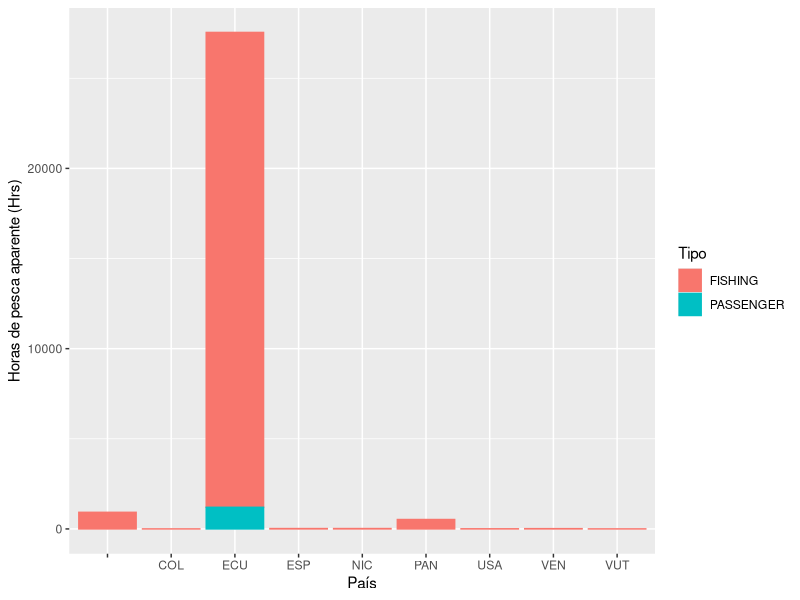
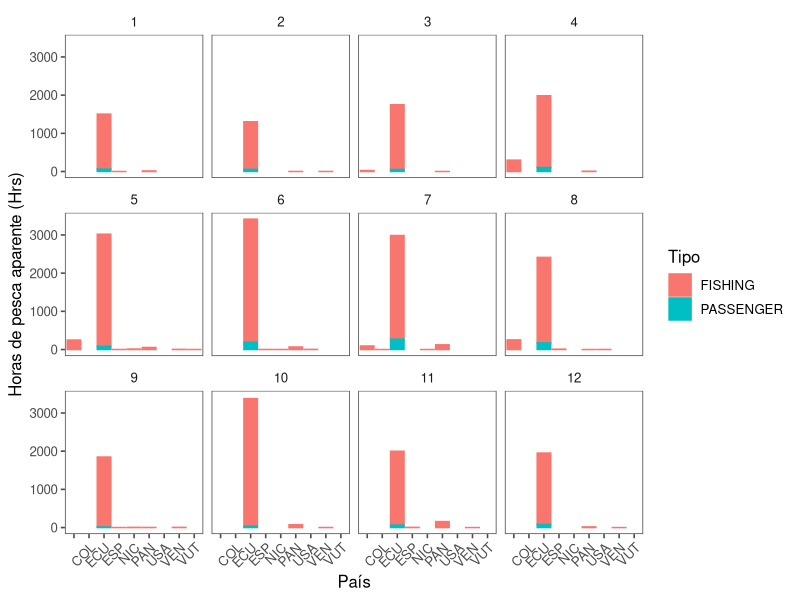
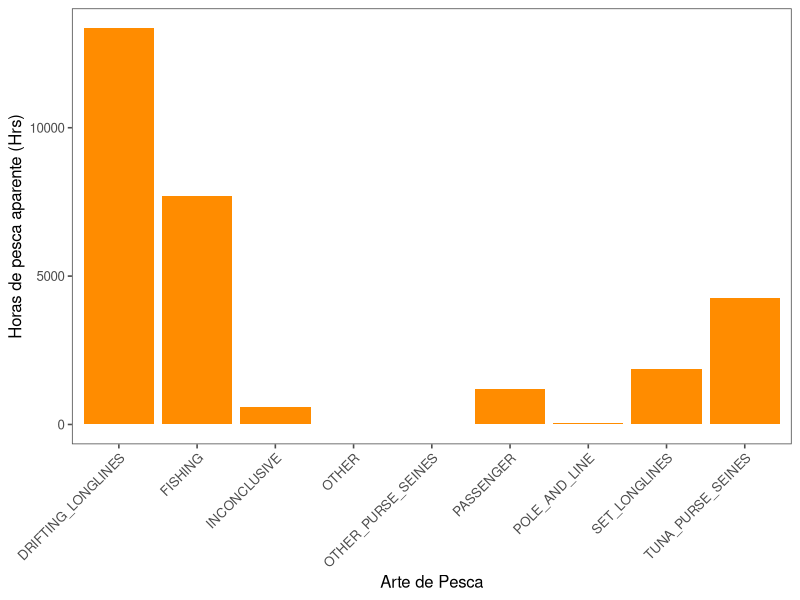
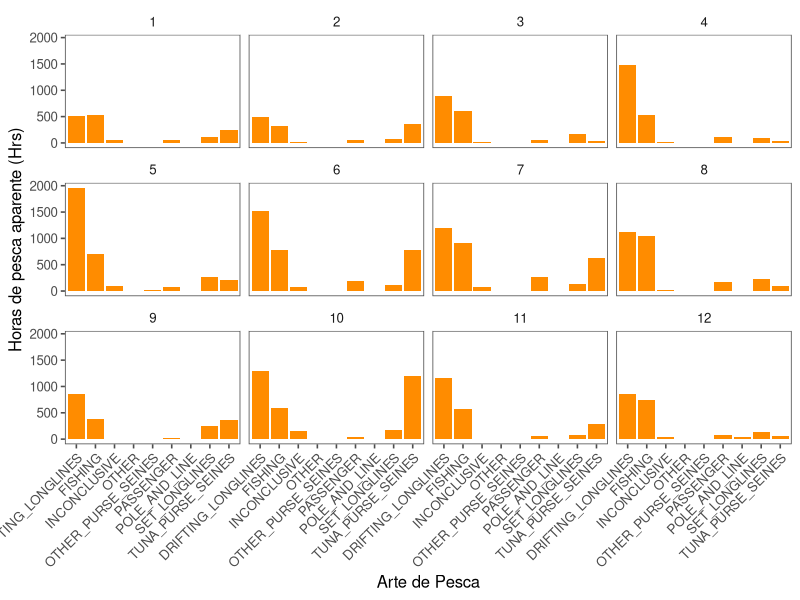
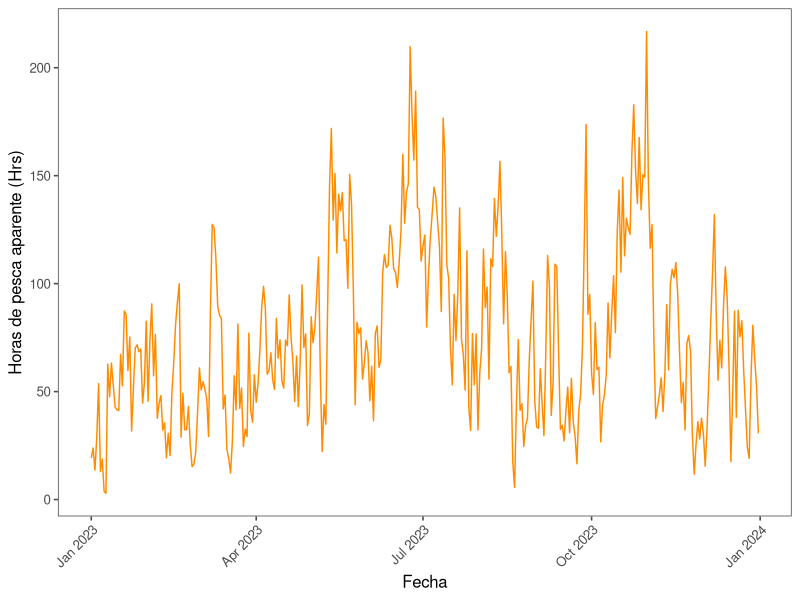
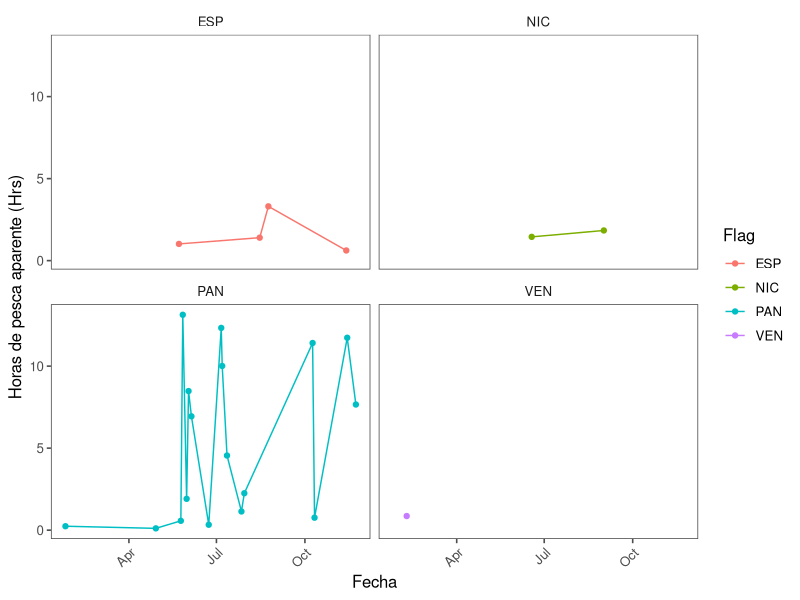
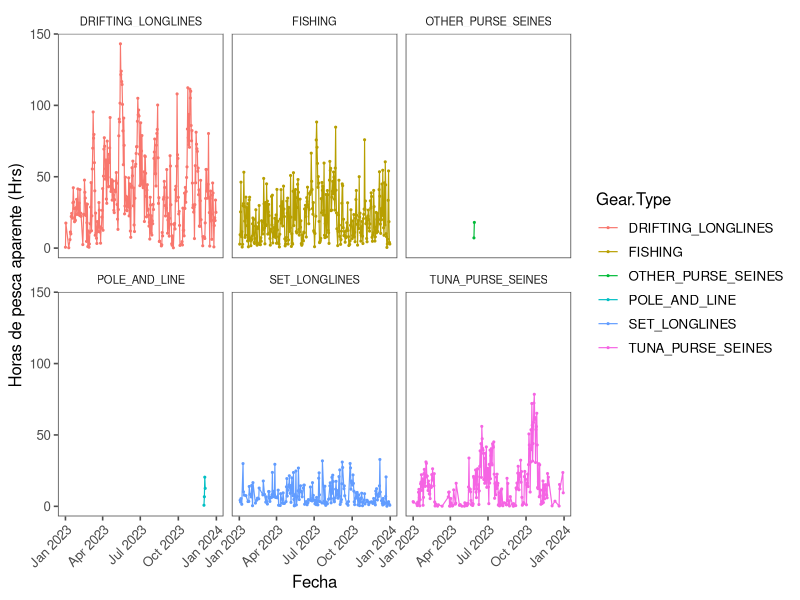
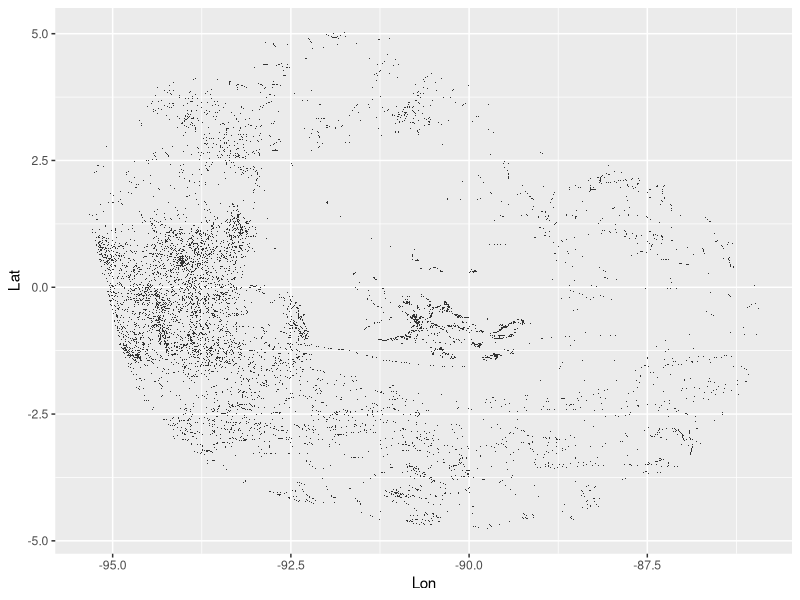

These charts were generated, in order, by the following R code:
## ---- chunk 1
rm(list=ls())
require(dplyr)
require(lubridate)
require(sf)
library(ggplot2)
library(ggthemes)
library(rnaturalearth)
library(rnaturalearthdata)
## ---- chunk 2

data <- read.csv("datos/Temporal_Ecuadorian Exclusive Economic Zone (Galapagos) - 2023-01-01T00_00_00.000Z,2024-01-01T00_00_00.000Z/layer-activity-data-0/public-global-fishing-effort-v3.0.csv")

knitr::kable(head(data))
## ---- chunk 3

dataSP <- read.csv("datos/Espacial_Ecuadorian Exclusive Economic Zone (Galapagos) - 2023-01-01T00_00_00.000Z,2024-01-01T00_00_00.000Z/layer-activity-data-0/public-global-fishing-effort-v3.0.csv")

knitr::kable(head(dataSP))
## ---- chunk 4

hpAnual <- data %>%
  group_by(Flag, Vessel.Type) %>% 
  summarise(hp = sum(Apparent.Fishing.Hours, na.rm=T))
  

## ---- chunk 5
ggplot(hpAnual) +
  geom_col(aes(x=Flag, y=hp, colour = Vessel.Type, fill=Vessel.Type)) +
  xlab("País") +
  ylab("Horas de pesca aparente (Hrs)") +
  scale_fill_discrete(name = "Tipo") +
  scale_colour_discrete(name = "Tipo") #+
  #ggthemes::theme_few() +
  #theme(axis.text.x = element_text(angle = 45, hjust = 1)) 
## ---- chunk 6

hpMes <- data %>%
  mutate(mes = month(Time.Range)) %>%  ## <- Obtenemos el mes desde la columna de la fecha
  group_by(mes, Flag, Vessel.Type) %>% ## Incluimos el mes en el grouping
  summarise(hp = sum(Apparent.Fishing.Hours, na.rm=T))

ggplot(hpMes) +
  geom_col(aes(x=Flag, y=hp, colour = Vessel.Type, fill=Vessel.Type)) +
  xlab("País") +
  ylab("Horas de pesca aparente (Hrs)") +
  scale_fill_discrete(name = "Tipo") +
  scale_colour_discrete(name = "Tipo") +
  ggthemes::theme_few() +
  theme(axis.text.x = element_text(angle = 45, hjust = 1)) +
  facet_wrap(~mes) ## <- Esto permite crear el grafico separando los meses
## ---- chunk 7

arteAnual <- data %>%
  group_by(Gear.Type, Vessel.Type) %>% 
  summarise(hp = sum(Apparent.Fishing.Hours, na.rm=T))
  

arteMensual <- data %>%
  mutate(mes = month(Time.Range)) %>%
  group_by(mes, Gear.Type, Vessel.Type) %>% 
  summarise(hp = sum(Apparent.Fishing.Hours, na.rm=T))

## ---- chunk 8


ggplot(arteAnual) +
  geom_col(aes(x=Gear.Type, y=hp), fill ="darkorange") +
  xlab("Arte de Pesca") +
  ylab("Horas de pesca aparente (Hrs)") +
  scale_fill_discrete(name = "Tipo") +
  scale_colour_discrete(name = "Tipo") +
  ggthemes::theme_few() +
  theme(axis.text.x = element_text(angle = 45, hjust = 1)) 



## ---- chunk 9
ggplot(arteMensual) +
  geom_col(aes(x=Gear.Type, y=hp), fill="darkorange") +
  xlab("Arte de Pesca") +
  ylab("Horas de pesca aparente (Hrs)") +
  scale_fill_discrete(name = "Tipo") +
  scale_colour_discrete(name = "Tipo") +
  ggthemes::theme_few() +
  theme(axis.text.x = element_text(angle = 45, hjust = 1)) +
  facet_wrap(~mes) ## <- Esto permite crear el grafico separando los meses

## ---- chunk 10
hpDiaEcu <- data %>%
  filter(Flag == "ECU") %>%  ## Aqui es donde filtramos para barcos de ecuador
  group_by(Time.Range) %>% ## Incluimos el mes en el grouping
  summarise(hp = sum(Apparent.Fishing.Hours, na.rm=T))
## ---- chunk 11
ggplot(hpDiaEcu) +
  geom_line(aes(x=as.Date(Time.Range), y=hp), col="darkorange") +
  xlab("Fecha") +
  ylab("Horas de pesca aparente (Hrs)") +
  ggthemes::theme_few() +
  theme(axis.text.x = element_text(angle = 45, hjust = 1))

## ---- chunk 12
#| label: tbl-hpXPais
#| tbl-cap: >
#|    Horas de esfuerzo aparente de pesca total por pais.

porPais <- data %>%
  filter(Flag != "ECU", Flag != "",
         !is.na(Flag)) %>%  ## Eliminamos embarcaciones de Ecuador y aquellas sin bandera
  group_by(Flag) %>% ## Incluimos el mes en el grouping
  summarise(hp = sum(Apparent.Fishing.Hours, na.rm=T)) %>% 
  arrange(desc(hp))

knitr::kable(porPais)

## ---- chunk 13
diaNoEcu <- data %>%
  filter(Flag == c("PAN", "NIC" ,"ESP", "VEN", "USA")) %>%
  group_by(Flag, Time.Range) %>% ## Incluimos el mes en el grouping
  summarise(hp = sum(Apparent.Fishing.Hours, na.rm=T))
## ---- chunk 14
ggplot(diaNoEcu) +
  geom_point(aes(x=as.Date(Time.Range), y=hp, col = Flag)) +
  geom_line(aes(x=as.Date(Time.Range), y=hp, col = Flag)) +
  xlab("Fecha") +
  ylab("Horas de pesca aparente (Hrs)") +
  ggthemes::theme_few() +
  theme(axis.text.x = element_text(angle = 45, hjust = 1)) +
  facet_wrap(~Flag)
## ---- chunk 15
#| label: tbl-hpXArte
#| tbl-cap: >
#|    Horas de esfuerzo aparente de pesca total por arete de pesca. Artes no identificados fueron eliminados.

arteDia <- data %>% 
  filter(Gear.Type != "INCONCLUSIVE",
         Gear.Type != "OTHER",
         Gear.Type != "PASSENGER"
         ) %>% 
  group_by(Gear.Type, Time.Range) %>% ## Incluimos el mes en el grouping
  summarise(hp = sum(Apparent.Fishing.Hours, na.rm=T))


data %>% 
  filter(Gear.Type != "INCONCLUSIVE",
         Gear.Type != "OTHER",
         Gear.Type != "PASSENGER"
         ) %>% 
  group_by(Gear.Type) %>% ## Incluimos el mes en el grouping
  summarise(hp = sum(Apparent.Fishing.Hours, na.rm=T)) %>% 
  arrange(desc(hp)) %>% 
  knitr::kable()

## ---- chunk 16
ggplot(arteDia) +
  geom_point(aes(x=as.Date(Time.Range), y=hp, col = Gear.Type), size=.4) +
  geom_line(aes(x=as.Date(Time.Range), y=hp, col = Gear.Type), size=.4) +
  xlab("Fecha") +
  ylab("Horas de pesca aparente (Hrs)") +
  ggthemes::theme_few() +
  theme(axis.text.x = element_text(angle = 45, hjust = 1),
    strip.text = element_text(size = 8)  # Adjust the facet title size
    )+
  facet_wrap(~Gear.Type)
## ---- chunk 17
spAnual <- dataSP %>% 
  group_by(Lat, Lon) %>% 
  summarise(hp = sum(Apparent.Fishing.Hours, na.rm=T))

## ---- chunk 18
ggplot(spAnual) +
  geom_tile(aes(x=Lon, y=Lat, z=hp))
## ---- chunk 19
# Get Galapagos land data

spAnual_sf <- st_as_sf(spAnual, coords = c("Lon", "Lat"), crs = 4326) # Lo transforma a un                                                              objeto geográfico

galapagos_land <- ne_countries(scale = "medium", returnclass = "sf") %>%
  filter(name == "Ecuador")  # Filter for Ecuador, as Galapagos belongs to Ecuador

ggplot() +
  # Add base map
  geom_sf(data = galapagos_land, fill = "grey50", color = "black") +
  # Add fishing data
  geom_tile(data = spAnual, aes(x = Lon, y = Lat, fill = hp, col=hp)) +
  # Define color gradient
  scale_color_gradient(low = "darkblue", high = "red", name = "Fishing Hours", limits = c(0, 50)) +
  scale_fill_gradient(low = "darkblue", high = "red", name = "Fishing Hours", limits = c(0, 50)) +
  scale_size_continuous(name = "Horas de Pesca Aparente") +
  labs(
    title = "Actividad de Aparente en Galapagos EEZ",
    x = "Longitud",
    y = "Latitud"
  ) +
  theme_minimal() +
  coord_sf(xlim = c(-95.5, -85), ylim = c(-4.5, 4.5))  # Adjust limits to Galapagos region

## ---- chunk 20
spMensual <- dataSP %>% 
  mutate(mes = month(Time.Range)) %>% 
  group_by(mes, Lat, Lon) %>% 
  summarise(hp = sum(Apparent.Fishing.Hours, na.rm=T))

ggplot() +
  geom_sf(data = galapagos_land, fill = "grey50", color = "black") +
  geom_tile(data = spMensual, aes(x = Lon, y = Lat, fill = hp, col=hp)) +
  scale_color_gradient(low = "darkblue", high = "red", name = "Fishing Hours", limits = c(0, 50)) +
  scale_fill_gradient(low = "darkblue", high = "red", name = "Fishing Hours", limits = c(0, 50)) +
  scale_size_continuous(name = "Horas de Pesca Aparente") +
  labs(
    title = "Actividad de Aparente en Galapagos EEZ",
    x = "Longitud", y = "Latitud" ) +
  theme_minimal() +
  coord_sf(xlim = c(-95.5, -85), ylim = c(-4.5, 4.5))  +# Adjust limits to Galapagos region
  facet_wrap(~mes)
